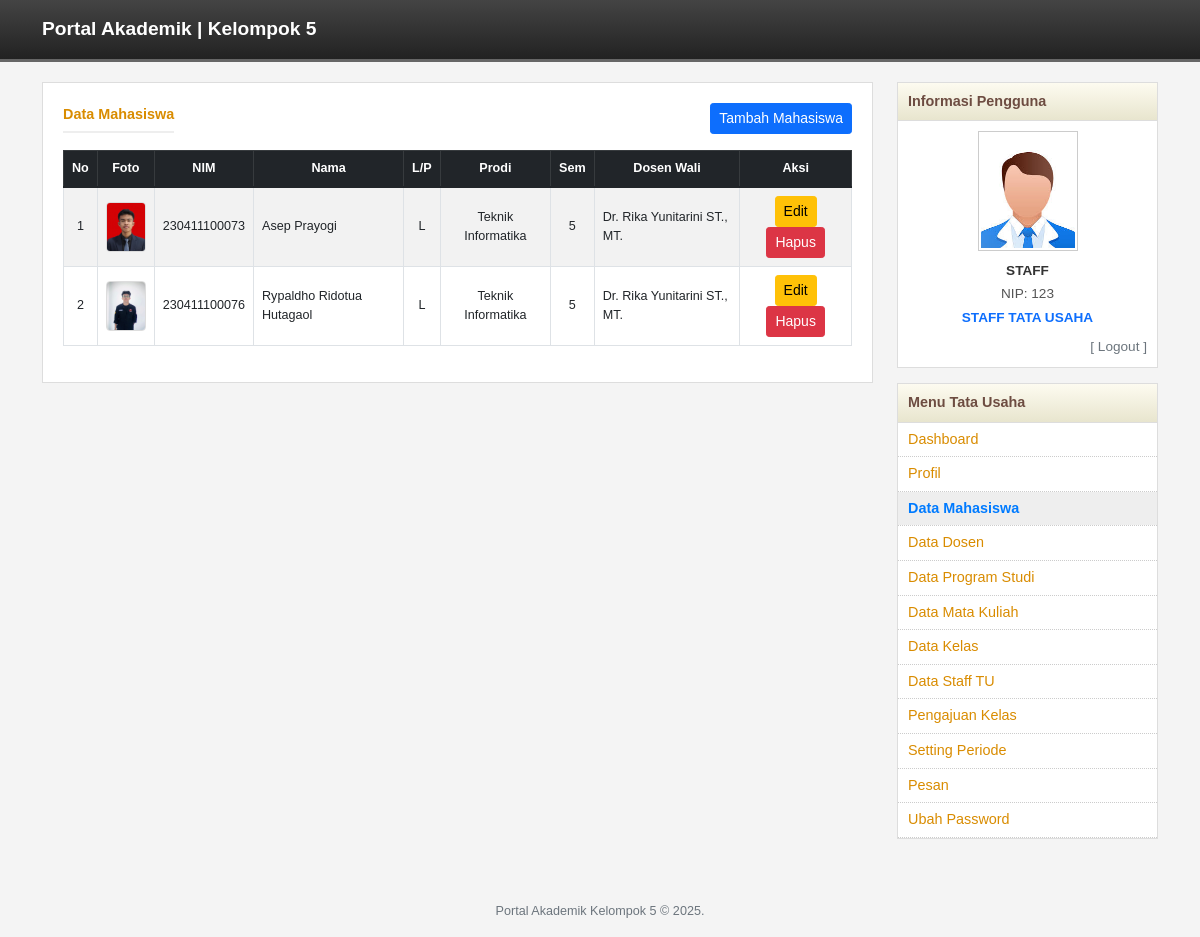
/tu/mahasiswa.php (signed in), run on the app's committed database.
### tables this page shows
CREATE TABLE `mahasiswa` (
  `id` int(11) NOT NULL,
  `nim` varchar(20) NOT NULL,
  `nama` varchar(100) NOT NULL,
  `jenis_kelamin` enum('L','P') DEFAULT NULL,
  `password` varchar(255) NOT NULL,
  `email` varchar(100) DEFAULT NULL,
  `prodi` varchar(50) DEFAULT NULL,
  `semester` int(11) DEFAULT NULL,
  `ips` decimal(3,2) DEFAULT 0.00,
  `dpa_id` int(11) DEFAULT NULL,
  `created_at` timestamp NULL DEFAULT current_timestamp(),
  `foto` varchar(255) DEFAULT NULL
);

CREATE TABLE `dosen` (
  `id` int(11) NOT NULL,
  `nidn` varchar(20) NOT NULL,
  `nama` varchar(100) NOT NULL,
  `password` varchar(255) NOT NULL,
  `email` varchar(100) DEFAULT NULL,
  `foto` varchar(255) DEFAULT NULL,
  `jabatan` enum('Dosen','Kaprodi') DEFAULT 'Dosen',
  `prodi` varchar(50) DEFAULT NULL,
  `created_at` timestamp NULL DEFAULT current_timestamp()
);

CREATE TABLE `tata_usaha` (
  `id` int(11) NOT NULL,
  `nip` varchar(20) NOT NULL,
  `nama` varchar(100) NOT NULL,
  `password` varchar(255) NOT NULL,
  `email` varchar(100) DEFAULT NULL,
  `created_at` timestamp NULL DEFAULT current_timestamp(),
  `foto` varchar(255) DEFAULT NULL
);

### tu/mahasiswa.php (the view, shortened to what this page needs)
<?php
require_once "../config/database.php";
$query = "SELECT m.*, d.nama AS nama_dpa FROM mahasiswa m LEFT JOIN dosen d ON m.dpa_id = d.id ORDER BY m.nim ASC";
$dataMhs = $pdo->query($query)->fetchAll();
?>
<!DOCTYPE html>
<html lang="id">
<head>
    <link href="https://cdn.jsdelivr.net/npm/bootstrap@5.1.3/dist/css/bootstrap.min.css" rel="stylesheet">
    <link rel="stylesheet" href="../assets/css/style.css">
</head>
<body>
<?php include "../header.php"; ?>
<div class="container">
    <div class="row">
        <div class="col-md-9">
            <div class="content-box">
                <div class="d-flex justify-content-between align-items-center mb-3">
                    <div class="msg-header mb-0">Data Mahasiswa</div>
                    <a href="mahasiswa_form.php" class="btn btn-primary btn-sm">Tambah Mahasiswa</a>
                </div>
                <div class="table-responsive">
                    <table class="table table-bordered table-striped table-hover align-middle text-center small">
                        <thead class="table-dark">
                            <tr><th>No</th><th>Foto</th><th>NIM</th><th>Nama</th><th>L/P</th><th>Prodi</th><th>Sem</th><th>Dosen Wali</th><th>Aksi</th></tr>
                        </thead>
                        <tbody>
                            <?php $no=1; foreach ($dataMhs as $row): ?>
                            <?php $fotoUrl = (!empty($row['foto']) && file_exists("../assets/img/uploads/".$row['foto'])) ? "../assets/img/uploads/".$row['foto'] : "https://via.placeholder.com/40x50.png?text=IMG"; ?>
                            <tr>
                                <td><?= $no++ ?></td>
                                <td><img src="<?= $fotoUrl ?>" class="table-foto"></td>
                                <td><?= htmlspecialchars($row['nim']) ?></td>
                                <td class="text-start"><?= htmlspecialchars($row['nama']) ?></td>
                                <td><?= htmlspecialchars($row['jenis_kelamin'] ?? '-') ?></td>
                                <td><?= htmlspecialchars($row['prodi']) ?></td>
                                <td><?= htmlspecialchars($row['semester']) ?></td>
                                <td class="text-start"><?= htmlspecialchars($row['nama_dpa'] ?? '-') ?></td>
                                <td>
                                    <a href="mahasiswa_form.php?id=<?= $row['id'] ?>" class="btn btn-warning btn-sm">Edit</a>
                                    <form method="POST" style="display:inline;" onsubmit="return confirm('Hapus?');">
                                        <button class="btn btn-danger btn-sm">Hapus</button>
                                    </form>
                                </td>
                            </tr>
                            <?php endforeach; ?>
                        </tbody>
                    </table>
                </div>
            </div>
        </div>
        <div class="col-md-3">
            <?php include "sidebar.php"; ?>
        </div>
    </div>
</div>
<?php include "../footer.php"; ?>
</body>
</html>

### tu/sidebar.php (shortened to what this page needs)
<?php
$currentPage = basename($_SERVER['PHP_SELF']);
$user = $_SESSION['user'];
$nama = htmlspecialchars($user['nama']);
$nip = htmlspecialchars($user['username']);
global $pdo;
$stmtFoto = $pdo->prepare("SELECT foto FROM tata_usaha WHERE id = ?");
$stmtFoto->execute([$user['id']]);
$fotoDb = $stmtFoto->fetchColumn();
$fotoProfil = (!empty($fotoDb) && file_exists("../assets/img/uploads/$fotoDb")) ? "../assets/img/uploads/$fotoDb" : "https://via.placeholder.com/100x120.png?text=STAFF+TU";
?>
<div class="sidebar-box">
    <div class="sidebar-header">Informasi Pengguna</div>
    <div class="sidebar-content">
        <div class="profile-img-box">
            <img src="<?= $fotoProfil ?>" alt="Foto Profil" class="profile-img">
        </div>
        <div class="profile-info">
            <div class="profile-name"><?= $nama ?></div>
            <div class="mb-1">NIP: <?= $nip ?></div>
            <div class="fw-bold text-primary">STAFF TATA USAHA</div>
            <div class="mt-2 text-end"><a href="../logout.php" class="text-secondary text-decoration-none">[ Logout ]</a></div>
        </div>
    </div>
</div>
<div class="sidebar-box">
    <div class="sidebar-header">Menu Tata Usaha</div>
    <ul class="menu-list">
        <li><a href="dashboard.php" class="<?= $currentPage == 'dashboard.php' ? 'menu-active' : 'menu-default' ?>">Dashboard</a></li>
        <li><a href="profil.php" class="<?= $currentPage == 'profil.php' ? 'menu-active' : 'menu-default' ?>">Profil</a></li>
        <li><a href="mahasiswa.php" class="<?= strpos($currentPage, 'mahasiswa') !== false ? 'menu-active' : 'menu-default' ?>">Data Mahasiswa</a></li>
        <li><a href="dosen.php" class="<?= strpos($currentPage, 'dosen') !== false ? 'menu-active' : 'menu-default' ?>">Data Dosen</a></li>
        <li><a href="prodi.php" class="<?= strpos($currentPage, 'prodi') !== false ? 'menu-active' : 'menu-default' ?>">Data Program Studi</a></li>
        <li><a href="matakuliah.php" class="<?= strpos($currentPage, 'matakuliah') !== false ? 'menu-active' : 'menu-default' ?>">Data Mata Kuliah</a></li>
        <li><a href="kelas.php" class="<?= strpos($currentPage, 'kelas') !== false ? 'menu-active' : 'menu-default' ?>">Data Kelas</a></li>
        <li><a href="staff.php" class="<?= strpos($currentPage, 'staff') !== false ? 'menu-active' : 'menu-default' ?>">Data Staff TU</a></li>
        <li>
            <a href="pengajuan.php" class="<?= $currentPage == 'pengajuan.php' ? 'menu-active' : 'menu-default' ?>">
                Pengajuan Kelas
            </a>
        </li>
        <li>
            <a href="periode.php" class="<?= $currentPage == 'periode.php' ? 'menu-active' : 'menu-default' ?>">
                Setting Periode
            </a>
        </li>
        <li>
            <a href="pesan.php" class="<?= $currentPage == 'pesan.php' ? 'menu-active' : 'menu-default' ?>">
                Pesan
            </a>
        </li>
        <li><a href="ubah_password.php" class="<?= $currentPage == 'ubah_password.php' ? 'menu-active' : 'menu-default' ?>">Ubah Password</a></li>
    </ul>
</div>

### assets/css/style.css (style rules this page uses)
body { background-color: #f4f4f4; font-family: sans-serif; font-size: 0.9rem; }
.sidebar-box { background: white; border: 1px solid #ddd; margin-bottom: 15px; }
.sidebar-header { background: linear-gradient(to bottom, #fdfbf0, #e8e5ce); padding: 8px 10px; font-weight: bold; color: #6d4c41; border-bottom: 1px solid #ddd; }
.sidebar-content { padding: 10px; }
.menu-list { list-style: none; padding: 0; margin: 0; }
.menu-list li { border-bottom: 1px dotted #ccc; }
.menu-list li a { display: block; padding: 6px 10px; text-decoration: none; transition: 0.2s; }
.menu-active { font-weight: bold; color: #007bff !important; background-color: #eee; }
.menu-default { color: #d98c00; }
.profile-img-box { text-align: center; margin-bottom: 10px; }
.profile-img { width: 100px; height: 120px; object-fit: cover; border: 1px solid #ccc; padding: 2px; background: white; }
.profile-info { text-align: center; font-size: 0.85rem; color: #555; }
.profile-name { font-weight: bold; color: #333; margin-bottom: 2px; text-transform: uppercase; }
.content-box { background: white; border: 1px solid #ddd; padding: 20px; margin-bottom: 20px; }
.msg-header { font-weight: bold; color: #d98c00; margin-bottom: 15px; border-bottom: 2px solid #eee; padding-bottom: 5px; }
.table-foto { width: 40px; height: 50px; object-fit: cover; border-radius: 4px; border: 1px solid #ddd; }

### tu/mahasiswa.php (style rules this page uses)
.table-foto { width: 40px; height: 50px; object-fit: cover; border-radius: 4px; border: 1px solid #ddd; }

### data on the page
mahasiswa: foto (picture), nim "230411100073", nama "Asep Prayogi", jenis_kelamin "L", prodi "Teknik Informatika", semester "5", dpa.nama "Dr. Rika Yunitarini ST., MT."
mahasiswa: foto (picture), nim "230411100076", nama "Rypaldho Ridotua Hutagaol", jenis_kelamin "L", prodi "Teknik Informatika", semester "5", dpa.nama "Dr. Rika Yunitarini ST., MT."
tata_usaha: foto (picture)

### other printed values
$nama "STAFF"
$nip "123"
